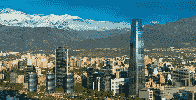
#> input picture assets/santiago.png, 196 x 100 px
$ python ex_color_palette.py   (older library calls are emulated)
#> lines starting #> are read from the running program, lines starting #| are printed output that depends on the picture; long printed decimals are rounded
### grafica/assets_path.py
# coding=utf-8
"""Convenience functionality to access assets files"""

import os.path

__author__ = "Daniel Calderon"
__license__ = "MIT"


def getAssetPath(filename):
    """Convenience function to access assets files regardless from where you run the example script."""

    thisFilePath = os.path.abspath(__file__)
    thisFolderPath = os.path.dirname(thisFilePath)
    parentFolderPath = os.path.dirname(thisFolderPath)
    assetsDirectory = os.path.join(parentFolderPath, "assets")
    requestedPath = os.path.join(assetsDirectory, filename)
    return requestedPath

### examples/ex_color_palette.py
# coding=utf-8
"""Simulating an indirect color scheme with matplotlib"""

import numpy as np
import matplotlib.pyplot as mpl
import matplotlib.animation as animation
import sys, os.path
sys.path.append(os.path.dirname(os.path.dirname(os.path.abspath(__file__))))
from grafica.assets_path import getAssetPath

__author__ = "Daniel Calderon"
__license__ = "MIT"

# Extract the different colors from an image
def getColorPalette(image):

    # 3 dimensions: row, column and color
    assert len(image.shape) == 3

    # color must have 3 components (RGB)
    assert image.shape[2] == 3

    # Here we will construct the indexed image, the index is only 8 bits long representing a positive integer number
    indexedImage = np.zeros(shape=(image.shape[0], image.shape[1]), dtype=np.uint8)

    # A helper dictionary to associate colors and indices easily
    colorsDict = {}
    # A list to associate indices and colors easily
    colorsPalette = []

    # Checking each row
    for i in range(image.shape[0]):
        # Checking each column
        for j in range(image.shape[1]):
            # The value image[i,j,X] corresponds to the pixel located at i,j.
            # X could be 0, 1 or 2, refering to the color component Read, Green or Blue respectively.
            # The color component value is float value between 0 and 1.

            # converting the numpy array into a python tuple, which can be used as index in a python dictionary
            pixelColor = (image[i,j,0], image[i,j,1], image[i,j,2])

            # if the color is not in the palette, it is added
            if pixelColor not in colorsDict:
                # Getting an index for the new color
                colorIndex = len(colorsDict)
                # Storing the index in the dictionary for further queries
                colorsDict[pixelColor] = colorIndex
                # Storing the color associated with a given color index
                colorsPalette += [image[i,j,:]]

            # storing the index in the indexed image
            #print("pp", colorsDict, pixelColor)
            indexedImage[i,j] = colorsDict[pixelColor]

    # returning indexed image and its colors
    return indexedImage, colorsPalette


def assignColors(indexedImage, colorsPalette):

    # 2 dimensions: row and column
    assert len(indexedImage.shape) == 2

    # Here we will construct the image
    image = np.zeros(shape=(indexedImage.shape[0], indexedImage.shape[1], 3), dtype=np.float)

    # Checking each row
    for i in range(indexedImage.shape[0]):
        # Checking each column
        for j in range(indexedImage.shape[1]):
            # Painting the image with the color in the palette
            colorIndex = indexedImage[i,j]
            image[i,j,:] = colorsPalette[colorIndex]

    return image


def modifyPalette(colorPalette):

    newPalette = []

    for color in colorPalette:
        # Generating a new color changing the RGB order...
        newColor = np.array([color[1], color[2], color[0]], dtype=np.float)
        newPalette += [newColor]

    return newPalette


if __name__ == "__main__":

    # Reading an image into a numpy array
    originalImage = mpl.imread(getAssetPath("santiago.png"))
#> originalImage is the input picture: shape (100, 196, 4) float32; mean R, G, B, A 0.335, 0.455, 0.454, 1

    print("Shape of the image: ", originalImage.shape)
#| Shape of the image:  (100, 196, 4)
    print("Example of pixel value:", originalImage[1,2,:])
#| Example of pixel value: [0.02745 0.5725 0.7647  1.        ]

    # Removing alpha channel if present
    if originalImage.shape[2] == 4:
        originalImage = originalImage[:,:,0:3]
#> originalImage: shape (100, 196, 3) float32

        print("Alpha channel removed")
        print("Shape of the image: ", originalImage.shape)
#| Shape of the image:  (100, 196, 3)
        print("Example of pixel value:", originalImage[1,2,:])
#| Example of pixel value: [0.02745 0.5725 0.7647 ]

    # Obtaining all different colors in the image and the indexed image
    indexedImage, colorsPalette = getColorPalette(originalImage)
#> after the loop in getColorPalette, `for i in range(image.shape[0]):`:
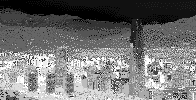
#> indexedImage: shape (100, 196); min 0, max 15, mean 6.8; drawn with min black and max white
#> after the loop in getColorPalette, `for i in range(image.shape[0]):`: colorsDict = 16 items; colorsPalette = 16 items, first 6: [0.0275, 0.573, 0.765], [0.0196, 0.447, 0.639], [0.106, 0.298, 0.373], [0.58, 0.741, 0.776], [0.851, 0.89, 0.859], [0.357, 0.478, 0.51]

    # Modifying the color palette
    newColorPalette = modifyPalette(colorsPalette)
#> the loop in modifyPalette, `for color in colorPalette:` made 16 passes
#> (color, newColor) on passes 3 to 14: ([0.106, 0.298, 0.373], [0.298, 0.373, 0.106]), ([0.58, 0.741, 0.776], [0.741, 0.776, 0.58]), ([0.851, 0.89, 0.859], [0.89, 0.859, 0.851]), ([0.357, 0.478, 0.51], [0.478, 0.51, 0.357]), ([0.31, 0.388, 0.4], [0.388, 0.4, 0.31]), ([0.624, 0.624, 0.522], [0.624, 0.522, 0.624]), ([0.176, 0.227, 0.204], [0.227, 0.204, 0.176]), ([0.286, 0.333, 0.286], [0.333, 0.286, 0.286]), ([0.502, 0.494, 0.4], [0.494, 0.4, 0.502]), ([0.0745, 0.133, 0.133], [0.133, 0.133, 0.0745]), ([0.439, 0.4, 0.278], [0.4, 0.278, 0.439]), ([0.294, 0.29, 0.133], [0.29, 0.133, 0.294])
#> newPalette on pass 1: [[0.573, 0.765, 0.0275]]
#> after the loop in modifyPalette, `for color in colorPalette:`: newPalette = 16 items, first 6: [0.573, 0.765, 0.0275], [0.447, 0.639, 0.0196], [0.298, 0.373, 0.106], [0.741, 0.776, 0.58], [0.89, 0.859, 0.851], [0.478, 0.51, 0.357]
#> newColorPalette has the same summary as newPalette in modifyPalette

    # Reconstructing image
    reconstructedImage = assignColors(indexedImage, newColorPalette)
#> after the loop in assignColors, `for i in range(indexedImage.shape[0]):`:
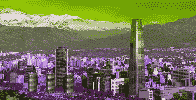
#> image: shape (100, 196, 3) float64; mean of channels 0, 1, 2 0.455, 0.454, 0.335; drawn as R, G, B

    # Arranging the original and modified images
    fig, axs = mpl.subplots(2, 1)
    axs[0].imshow(originalImage)
    axs[1].imshow(reconstructedImage)
    fig.suptitle('Indirect Color Example')

    # Displaying the figure
    mpl.show()
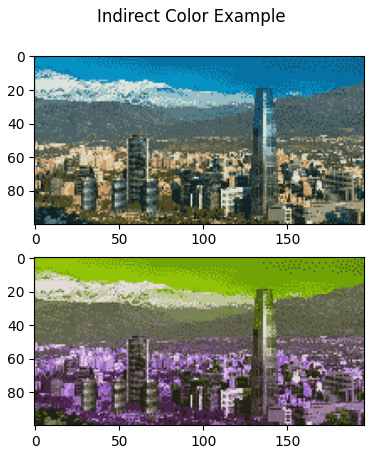
#> figure drawn by matplotlib, 2 panels
